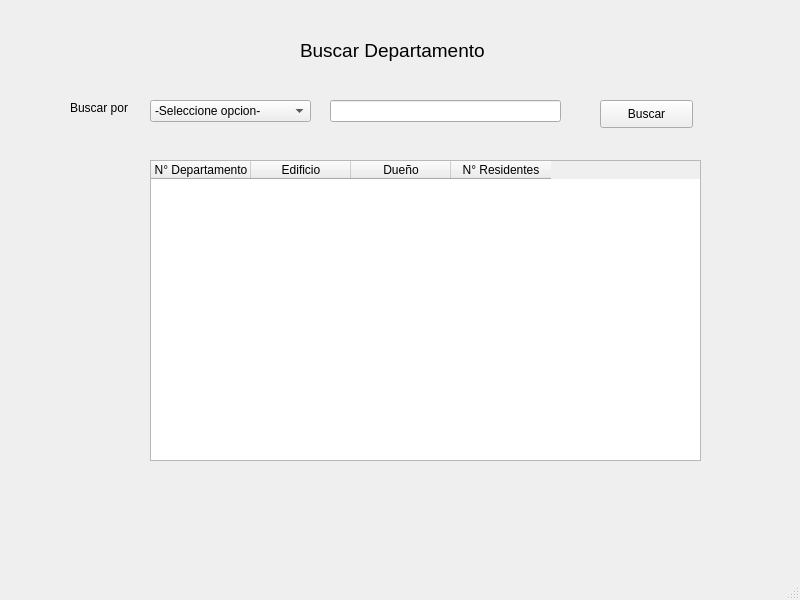
<?xml version="1.0" encoding="UTF-8"?>
<ui version="4.0">
 <class>MainBuscarDepto</class>
 <widget class="QMainWindow" name="MainBuscarDepto">
  <property name="geometry">
   <rect>
    <x>0</x>
    <y>0</y>
    <width>800</width>
    <height>600</height>
   </rect>
  </property>
  <property name="windowTitle">
   <string>MainWindow</string>
  </property>
  <widget class="QWidget" name="centralwidget">
   <widget class="QLabel" name="label">
    <property name="geometry">
     <rect>
      <x>300</x>
      <y>30</y>
      <width>221</width>
      <height>41</height>
     </rect>
    </property>
    <property name="font">
     <font>
      <pointsize>14</pointsize>
     </font>
    </property>
    <property name="text">
     <string>Buscar Departamento</string>
    </property>
   </widget>
   <widget class="QLabel" name="label_2">
    <property name="geometry">
     <rect>
      <x>70</x>
      <y>100</y>
      <width>71</width>
      <height>16</height>
     </rect>
    </property>
    <property name="text">
     <string>Buscar por</string>
    </property>
   </widget>
   <widget class="QLineEdit" name="txtNumero">
    <property name="geometry">
     <rect>
      <x>330</x>
      <y>100</y>
      <width>231</width>
      <height>22</height>
     </rect>
    </property>
   </widget>
   <widget class="QPushButton" name="btnBuscar">
    <property name="geometry">
     <rect>
      <x>600</x>
      <y>100</y>
      <width>93</width>
      <height>28</height>
     </rect>
    </property>
    <property name="text">
     <string>Buscar</string>
    </property>
   </widget>
   <widget class="QTableWidget" name="tableDepas">
    <property name="geometry">
     <rect>
      <x>150</x>
      <y>160</y>
      <width>551</width>
      <height>301</height>
     </rect>
    </property>
    <property name="minimumSize">
     <size>
      <width>0</width>
      <height>191</height>
     </size>
    </property>
    <column>
     <property name="text">
      <string>N° Departamento</string>
     </property>
    </column>
    <column>
     <property name="text">
      <string>Edificio</string>
     </property>
    </column>
    <column>
     <property name="text">
      <string>Dueño</string>
     </property>
    </column>
    <column>
     <property name="text">
      <string>N° Residentes</string>
     </property>
    </column>
   </widget>
   <widget class="QComboBox" name="cboBuscar">
    <property name="geometry">
     <rect>
      <x>150</x>
      <y>100</y>
      <width>161</width>
      <height>22</height>
     </rect>
    </property>
    <item>
     <property name="text">
      <string>-Seleccione opcion-</string>
     </property>
    </item>
    <item>
     <property name="text">
      <string>Numero</string>
     </property>
    </item>
    <item>
     <property name="text">
      <string>Dueño</string>
     </property>
    </item>
   </widget>
  </widget>
  <widget class="QMenuBar" name="menubar">
   <property name="geometry">
    <rect>
     <x>0</x>
     <y>0</y>
     <width>800</width>
     <height>26</height>
    </rect>
   </property>
  </widget>
  <widget class="QStatusBar" name="statusbar"/>
 </widget>
 <resources/>
 <connections/>
</ui>
